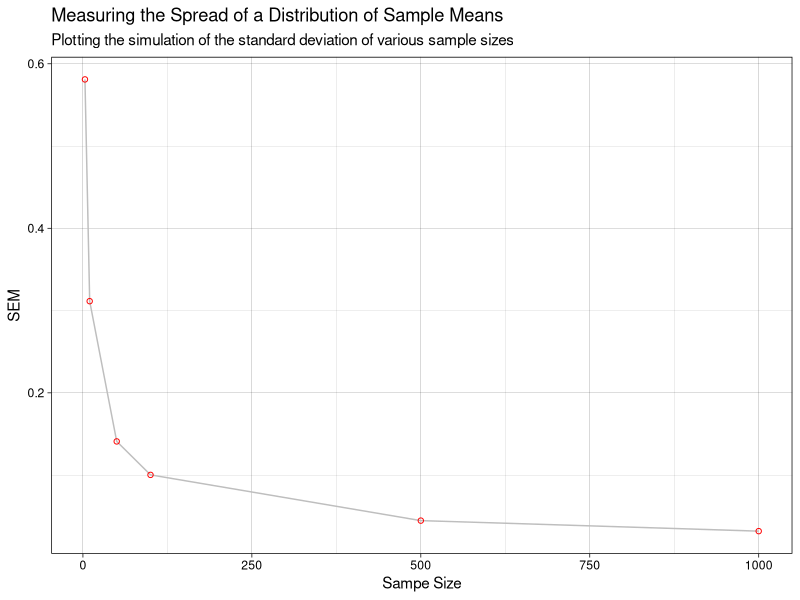
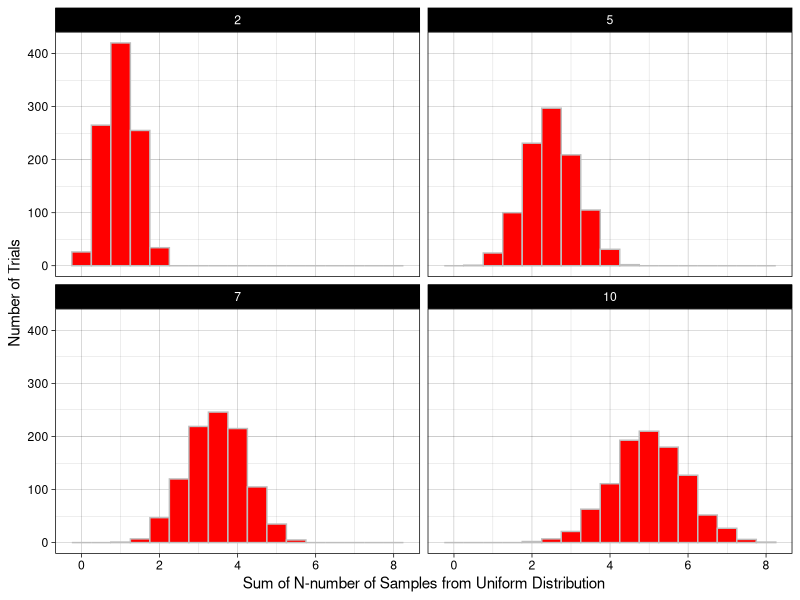

These figures' R source, in order:
library(ggplot2)
library(dplyr)
library(reshape2)

rm(list=ls())

# different sample sizes we are going to try:
sample.sizes=c(3,10,50, 100, 500, 1000)

# we will use the vector below to keep the SD of the distribution of the means at each given sample size
mean.sds = numeric(0) 
m = numeric(5000)

j = 1

for ( N in sample.sizes ) { # try different sample sizes
  for ( i in 1:length(m)) {
      
    # 1) At each given N (i.e. in each iteration of the outer loop) you have to draw large number 
    # (e.g. 1000) of samples of size N from the distribution of your choice (e.g. normal, uniform, exponential, ...), calculate the mean of each of those samples and save them all into
    # a vector m.
    m[i]<-mean(rnorm(N))
  }
  # 2) Now, with vector m in hand, we want to characterize how much the sample mean fluctuates
  # from one experiment (experiment=taking a sample of N measurements) to the next. Instead of just
  # drawing a histogram, this time we will calculate the standard deviation of the distribution
  # represented by the vector m. Use function sd().

  # 3) save the result (sd of the distributions of the means for current N) into the vector means.sds.
  # You can use c() or you can use an indexing variable, in the latter case you will need to add it to the
  # code and increment properly
  mean.sds[j]<-sd(m)
  j = j + 1
}

# I use ggplot2 to visualize the data
# create a data frame with sample sizes as the vector of x coordinates and the standard deviations of the distribution of the sample means as a the vector of y coordinates
data<-data.frame(sample.sizes,mean.sds)

# define ggplot as a line graph + scatter plot
ggplot(data,mapping=aes(x=sample.sizes,y=mean.sds)) + 
  geom_line(color="grey") + 
  geom_point(shape=1,color="red") +
  
  labs(title="Measuring the Spread of a Distribution of Sample Means",
       subtitle="Plotting the simulation of the standard deviation of various sample sizes",
       x="Sampe Size",
       y="SEM") + 
  theme_linedraw()

## Problem 2
dev.off()
rm(list=ls())

repeats = 1000 # the number of trials in our simulation
s.values=numeric() # we will use this vector to store the value of the sum in each experiment
y=numeric() # initiate y vector which will hold the N within the sample.sizes vector for each value in s.values

# different sample sizes we are going to try:
sample.sizes=c(2,5,7,10)

j = 1

for ( N in sample.sizes ) {

  for (n.exp in 1:repeats) { 
    
    y[j]<-N
    
    # capture the sum of an independent N-number of samples from a uniform distribution
    s.values[j]<-sum(runif(N)) 
    j = j + 1
    
  }
}

# I use ggplot2 to visualize the data
# create a data frame with a vector containing the sum of independent N-number of samples drawn from a uniform distribution
data<-data.frame(x=s.values,y=y)

ggplot(data, aes(x=x)) + 
  geom_histogram(
    binwidth = 0.5,
    color="grey",
    fill='red') +
  facet_wrap(~y,ncol=2) + 
  labs(
    x="Sum of N-number of Samples from Uniform Distribution",
    y="Number of Trials") +
  theme_linedraw()
